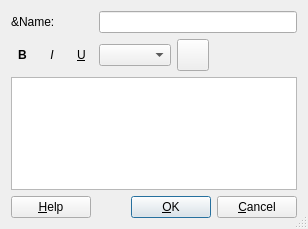
<?xml version="1.0" encoding="UTF-8"?>
<ui version="4.0" stdsetdef="1">
  <author></author>
  <comment></comment>
  <exportmacro></exportmacro>
  <class>AnnotationInfoDialog</class>
  <widget class="QDialog" name="AnnotationInfoDialog">
    <property name="geometry">
      <rect>
        <x>0</x>
        <y>0</y>
        <width>308</width>
        <height>229</height>
      </rect>
    </property>
    <property name="windowTitle">
      <string>Annotation Information</string>
    </property>
    <property name="windowIcon">
      <pixmap>lignumCAD.png</pixmap>
    </property>
    <property name="sizeGripEnabled">
      <bool>true</bool>
    </property>
    <layout class="QGridLayout">
      <property name="margin">
        <number>11</number>
      </property>
      <property name="spacing">
        <number>6</number>
      </property>
      <item row="0" column="0">
        <widget class="QLabel" name="nameTextLabel">
          <property name="text">
            <string>&amp;Name:</string>
          </property>
          <property name="buddy" stdset="0">
            <cstring>nameEdit</cstring>
          </property>
          <property name="wordWrap">
            <bool>false</bool>
          </property>
        </widget>
      </item>
      <item row="1" column="2">
        <widget class="QPushButton" name="colorButton">
          <property name="sizePolicy">
            <sizepolicy>
              <hsizetype>0</hsizetype>
              <vsizetype>0</vsizetype>
              <horstretch>0</horstretch>
              <verstretch>0</verstretch>
            </sizepolicy>
          </property>
          <property name="minimumSize">
            <size>
              <width>32</width>
              <height>32</height>
            </size>
          </property>
          <property name="maximumSize">
            <size>
              <width>32</width>
              <height>32</height>
            </size>
          </property>
          <property name="text">
            <string/>
          </property>
          <property name="toolTip" stdset="0">
            <string>Choose the text color.</string>
          </property>
          <property name="whatsThis" stdset="0">
            <string>&lt;p&gt;&lt;b&gt;Text Color&lt;/b&gt;&lt;/p&gt;
&lt;p&gt;Set the current color of the annotation text. This works two ways: if some portion of the text is highlighted, it will be rendered in the given color. Otherwise, all text typed after the present position of the cursor will be drawn in the given color.&lt;/p&gt;</string>
          </property>
        </widget>
      </item>
      <item row="1" column="3">
        <spacer name="Spacer3">
          <property name="sizeHint">
            <size>
              <width>20</width>
              <height>0</height>
            </size>
          </property>
          <property name="sizeType">
            <enum>QSizePolicy::Expanding</enum>
          </property>
          <property name="orientation">
            <enum>Qt::Horizontal</enum>
          </property>
        </spacer>
      </item>
      <item row="2" column="0" rowspan="1" colspan="4">
        <widget class="QTextEdit" name="annotationTextEdit">
          <property name="acceptRichText">
            <bool>true</bool>
          </property>
        </widget>
      </item>
      <item row="3" column="0" rowspan="1" colspan="4">
        <layout class="QHBoxLayout">
          <property name="margin">
            <number>0</number>
          </property>
          <property name="spacing">
            <number>6</number>
          </property>
          <item>
            <widget class="QPushButton" name="buttonHelp">
              <property name="text">
                <string>&amp;Help</string>
              </property>
              <property name="shortcut">
                <number>276824136</number>
              </property>
              <property name="autoDefault">
                <bool>true</bool>
              </property>
            </widget>
          </item>
          <item>
            <spacer name="Horizontal Spacing2">
              <property name="sizeHint">
                <size>
                  <width>20</width>
                  <height>0</height>
                </size>
              </property>
              <property name="sizeType">
                <enum>QSizePolicy::Expanding</enum>
              </property>
              <property name="orientation">
                <enum>Qt::Horizontal</enum>
              </property>
            </spacer>
          </item>
          <item>
            <widget class="QPushButton" name="buttonOk">
              <property name="text">
                <string>&amp;OK</string>
              </property>
              <property name="shortcut">
                <number>276824143</number>
              </property>
              <property name="autoDefault">
                <bool>true</bool>
              </property>
              <property name="default">
                <bool>true</bool>
              </property>
            </widget>
          </item>
          <item>
            <widget class="QPushButton" name="buttonCancel">
              <property name="text">
                <string>&amp;Cancel</string>
              </property>
              <property name="shortcut">
                <number>276824131</number>
              </property>
              <property name="autoDefault">
                <bool>true</bool>
              </property>
            </widget>
          </item>
        </layout>
      </item>
      <item row="0" column="1" rowspan="1" colspan="3">
        <widget class="QLineEdit" name="nameEdit">
          <property name="toolTip" stdset="0">
            <string>Choose a name for the annotation.</string>
          </property>
          <property name="whatsThis" stdset="0">
            <string>&lt;p&gt;&lt;b&gt;Name&lt;/b&gt;&lt;/p&gt;
&lt;p&gt;Edit the name of the annotation. The annotation's name will be updated when the dialog is accepted. If there is already a annotation on this page which has the same name, the name change will be rejected.&lt;/p&gt;</string>
          </property>
        </widget>
      </item>
      <item row="1" column="0">
        <layout class="QHBoxLayout">
          <property name="margin">
            <number>0</number>
          </property>
          <property name="spacing">
            <number>2</number>
          </property>
          <item>
            <widget class="QToolButton" name="boldButton">
              <property name="font">
                <font>
                  <bold>true</bold>
                </font>
              </property>
              <property name="text">
                <string>B</string>
              </property>
              <property name="checkable">
                <bool>true</bool>
              </property>
              <property name="autoRaise">
                <bool>true</bool>
              </property>
              <property name="toolTip" stdset="0">
                <string>Set the current selection to bold.</string>
              </property>
              <property name="whatsThis" stdset="0">
                <string>&lt;p&gt;&lt;b&gt;Bold&lt;/b&gt;&lt;/p&gt;
&lt;p&gt;Set (or unset) the current style of the annotation text to bold. This works two ways: if some portion of the text is highlighted, it will be rendered in bold face (or it will have the bold property removed). Otherwise, all text typed after the present position of the cursor will be bold (or  not).&lt;/p&gt;</string>
              </property>
            </widget>
          </item>
          <item>
            <widget class="QToolButton" name="italicButton">
              <property name="sizePolicy">
                <sizepolicy>
                  <hsizetype>7</hsizetype>
                  <vsizetype>7</vsizetype>
                  <horstretch>0</horstretch>
                  <verstretch>0</verstretch>
                </sizepolicy>
              </property>
              <property name="font">
                <font>
                  <italic>true</italic>
                </font>
              </property>
              <property name="text">
                <string>I</string>
              </property>
              <property name="checkable">
                <bool>true</bool>
              </property>
              <property name="autoRaise">
                <bool>true</bool>
              </property>
              <property name="toolTip" stdset="0">
                <string>Set the current selection to italic.</string>
              </property>
              <property name="whatsThis" stdset="0">
                <string>&lt;p&gt;&lt;b&gt;Italic&lt;/b&gt;&lt;/p&gt;
&lt;p&gt;Set (or unset) the current style of the annotation text to italic. This works two ways: if some portion of the text is highlighted, it will be rendered in italic face (or it will have the italic property removed). Otherwise, all text typed after the present position of the cursor will be italic (or  not).&lt;/p&gt;</string>
              </property>
            </widget>
          </item>
          <item>
            <widget class="QToolButton" name="underlineButton">
              <property name="font">
                <font>
                  <underline>true</underline>
                </font>
              </property>
              <property name="text">
                <string>U</string>
              </property>
              <property name="checkable">
                <bool>true</bool>
              </property>
              <property name="autoRaise">
                <bool>true</bool>
              </property>
              <property name="toolTip" stdset="0">
                <string>Set the current selection to underlined.</string>
              </property>
              <property name="whatsThis" stdset="0">
                <string>&lt;p&gt;&lt;b&gt;Underline&lt;/b&gt;&lt;/p&gt;
&lt;p&gt;Set (or unset) the current style of the annotation text to underline. This works two ways: if some portion of the text is highlighted, it will be rendered with underlining (or it will have the underlining property removed). Otherwise, all text typed after the present position of the cursor will be underlined (or  not).&lt;/p&gt;</string>
              </property>
            </widget>
          </item>
        </layout>
      </item>
      <item row="1" column="1">
        <widget class="QComboBox" name="sizesComboBox">
          <property name="toolTip" stdset="0">
            <string>Choose the size of the text.</string>
          </property>
          <property name="whatsThis" stdset="0">
            <string>&lt;p&gt;&lt;b&gt;Character Size&lt;/b&gt;&lt;/p&gt;
&lt;p&gt;Set the current point size of the annotation text. (A &lt;i&gt;point&lt;/i&gt; is 1/72&quot;. Note that these are effectively &lt;i&gt;paper&lt;/i&gt; units; that is, text will be rendered at the same size regardless of the scale of the view.) This works two ways: if some portion of the text is highlighted, it will be rendered at the given point size. Otherwise, all text typed after the present position of the cursor will be drawn at that point size.&lt;/p&gt;</string>
          </property>
        </widget>
      </item>
    </layout>
  </widget>
  <layoutdefault spacing="6" margin="11"/>
  <tabstops>
    <tabstop>nameEdit</tabstop>
    <tabstop>annotationTextEdit</tabstop>
    <tabstop>sizesComboBox</tabstop>
    <tabstop>colorButton</tabstop>
    <tabstop>buttonHelp</tabstop>
    <tabstop>buttonOk</tabstop>
    <tabstop>buttonCancel</tabstop>
  </tabstops>
  <connections>
    <connection>
      <sender>buttonOk</sender>
      <signal>clicked()</signal>
      <receiver>AnnotationInfoDialog</receiver>
      <slot>accept()</slot>
    </connection>
    <connection>
      <sender>buttonCancel</sender>
      <signal>clicked()</signal>
      <receiver>AnnotationInfoDialog</receiver>
      <slot>reject()</slot>
    </connection>
    <connection>
      <sender>boldButton</sender>
      <signal>toggled(bool)</signal>
      <receiver>AnnotationInfoDialog</receiver>
      <slot>boldButton_toggled(bool)</slot>
    </connection>
    <connection>
      <sender>italicButton</sender>
      <signal>toggled(bool)</signal>
      <receiver>AnnotationInfoDialog</receiver>
      <slot>italicButton_toggled(bool)</slot>
    </connection>
    <connection>
      <sender>underlineButton</sender>
      <signal>toggled(bool)</signal>
      <receiver>AnnotationInfoDialog</receiver>
      <slot>underlineButton_toggled(bool)</slot>
    </connection>
    <connection>
      <sender>colorButton</sender>
      <signal>clicked()</signal>
      <receiver>AnnotationInfoDialog</receiver>
      <slot>colorButton_clicked()</slot>
    </connection>
    <connection>
      <sender>annotationTextEdit</sender>
      <signal>currentColorChanged(QColor)</signal>
      <receiver>AnnotationInfoDialog</receiver>
      <slot>annotationTextEdit_currentColorChanged(QColor)</slot>
    </connection>
    <connection>
      <sender>annotationTextEdit</sender>
      <signal>currentFontChanged(QFont)</signal>
      <receiver>AnnotationInfoDialog</receiver>
      <slot>annotationTextEdit_currentFontChanged(QFont)</slot>
    </connection>
    <connection>
      <sender>sizesComboBox</sender>
      <signal>activated(QString)</signal>
      <receiver>AnnotationInfoDialog</receiver>
      <slot>sizesComboBox_activated(QString)</slot>
    </connection>
    <connection>
      <sender>buttonHelp</sender>
      <signal>clicked()</signal>
      <receiver>AnnotationInfoDialog</receiver>
      <slot>buttonHelp_clicked()</slot>
    </connection>
  </connections>
</ui>
